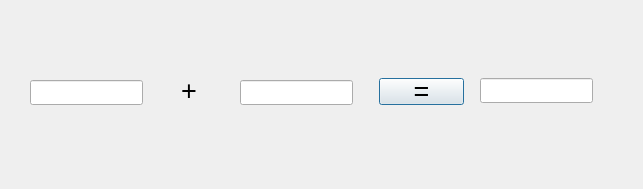
<?xml version="1.0" encoding="UTF-8"?>
<ui version="4.0">
 <class>Dialog</class>
 <widget class="QDialog" name="Dialog">
  <property name="geometry">
   <rect>
    <x>0</x>
    <y>0</y>
    <width>643</width>
    <height>189</height>
   </rect>
  </property>
  <property name="windowTitle">
   <string>Dialog</string>
  </property>
  <widget class="QLineEdit" name="add">
   <property name="geometry">
    <rect>
     <x>30</x>
     <y>80</y>
     <width>113</width>
     <height>25</height>
    </rect>
   </property>
   <property name="font">
    <font>
     <pointsize>20</pointsize>
    </font>
   </property>
  </widget>
  <widget class="QLineEdit" name="added">
   <property name="geometry">
    <rect>
     <x>240</x>
     <y>80</y>
     <width>113</width>
     <height>25</height>
    </rect>
   </property>
  </widget>
  <widget class="QLineEdit" name="res">
   <property name="geometry">
    <rect>
     <x>480</x>
     <y>78</y>
     <width>113</width>
     <height>25</height>
    </rect>
   </property>
   <property name="font">
    <font>
     <pointsize>20</pointsize>
    </font>
   </property>
  </widget>
  <widget class="QLabel" name="oper">
   <property name="geometry">
    <rect>
     <x>181</x>
     <y>75</y>
     <width>31</width>
     <height>31</height>
    </rect>
   </property>
   <property name="font">
    <font>
     <pointsize>20</pointsize>
    </font>
   </property>
   <property name="text">
    <string>+</string>
   </property>
  </widget>
  <widget class="QPushButton" name="equ">
   <property name="geometry">
    <rect>
     <x>379</x>
     <y>78</y>
     <width>85</width>
     <height>27</height>
    </rect>
   </property>
   <property name="font">
    <font>
     <pointsize>20</pointsize>
    </font>
   </property>
   <property name="text">
    <string>=</string>
   </property>
  </widget>
 </widget>
 <resources/>
 <connections/>
</ui>
